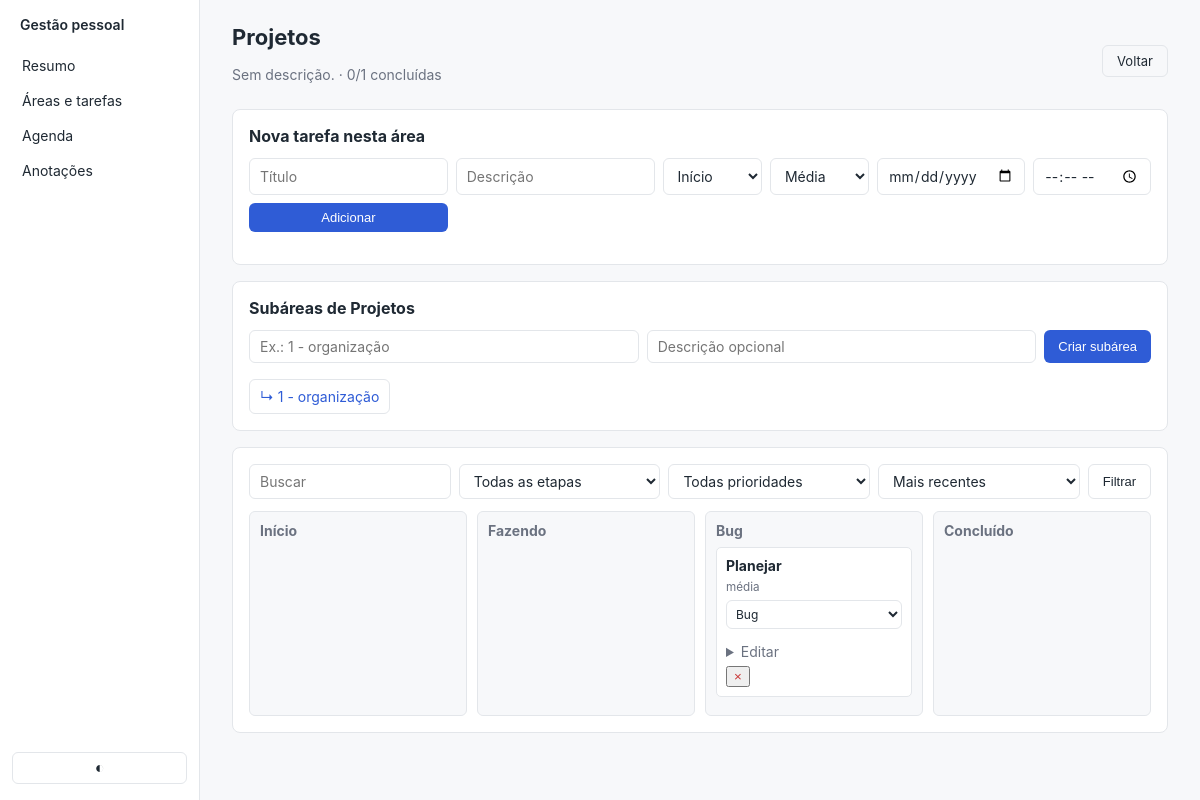
Screenshot of /areas/4 with the database file from the repository.
### tables this page shows
CREATE TABLE areas (
  id INTEGER PRIMARY KEY AUTOINCREMENT,
  name TEXT NOT NULL,
  description TEXT,
  created_at TEXT NOT NULL DEFAULT (datetime('now'))
, parent_id INTEGER);

CREATE TABLE tasks (
  id INTEGER PRIMARY KEY AUTOINCREMENT,
  area_id INTEGER NOT NULL,
  title TEXT NOT NULL,
  description TEXT,
  status TEXT NOT NULL DEFAULT 'pending' CHECK(status IN ('pending','done')),
  priority TEXT NOT NULL DEFAULT 'medium' CHECK(priority IN ('low','medium','high')),
  due_date TEXT,
  due_time TEXT,
  created_at TEXT NOT NULL DEFAULT (datetime('now')), stage TEXT NOT NULL DEFAULT 'inicio',
  FOREIGN KEY(area_id) REFERENCES areas(id) ON DELETE CASCADE
);

### app.py (the view)
@app.route("/areas/<int:area_id>")
def area_detail(area_id):
    db = get_db()
    area = db.execute("SELECT * FROM areas WHERE id=?", (area_id,)).fetchone()
    if not area: abort(404)
    status = request.args.get("status", "all")
    priority = request.args.get("priority", "all")
    stage = request.args.get("stage", "all")
    sort = request.args.get("sort", "created")
    q = request.args.get("q", "").strip()
    where = ["area_id = ?"]; params = [area_id]
    if status in ("pending", "done"):
        where.append("status = ?"); params.append(status)
    if stage in ("inicio", "fazendo", "bug", "concluido"):
        where.append("stage = ?"); params.append(stage)
    if priority in ("low","medium","high"):
        where.append("priority = ?"); params.append(priority)
    if q:
        where.append("(title LIKE ? OR IFNULL(description,'') LIKE ?)")
        params += [f"%{q}%", f"%{q}%"]
    order = {
        "created": "created_at DESC",
        "due":     "due_date IS NULL, due_date ASC, due_time IS NULL, due_time ASC",
        "priority":"CASE priority WHEN 'high' THEN 0 WHEN 'medium' THEN 1 ELSE 2 END ASC",
    }.get(sort, "created_at DESC")
    tasks = db.execute(f"SELECT * FROM tasks WHERE {' AND '.join(where)} ORDER BY {order}", params).fetchall()
    total = db.execute("SELECT COUNT(*) c FROM tasks WHERE area_id=?", (area_id,)).fetchone()["c"]
    done = db.execute("SELECT COUNT(*) c FROM tasks WHERE area_id=? AND (stage='concluido' OR status='done')", (area_id,)).fetchone()["c"]
    children = db.execute("SELECT * FROM areas WHERE parent_id=? ORDER BY created_at", (area_id,)).fetchall()
    parent = db.execute("SELECT id, name FROM areas WHERE id=?", (area["parent_id"],)).fetchone() if area["parent_id"] else None
    return render_template("area_detalhe.html", area=area, tasks=tasks,
        today=today_str(), total=total, done=done,
        filters={"status": status, "stage": stage, "priority": priority, "sort": sort, "q": q},
        children=children, parent=parent)

### app.py (called while the page is built)
def today_str():
    return date.today().isoformat()

### db.py (called while the page is built)
def get_db():
    if "db" not in g:
        if USE_POSTGRES:
            g.db = Database(psycopg.connect(DATABASE_URL, row_factory=dict_row))
        else:
            connection = sqlite3.connect(DB_PATH)
            connection.row_factory = sqlite3.Row
            connection.execute("PRAGMA foreign_keys = ON")
            g.db = Database(connection)
    return g.db

    def execute(self, query, params=()):
        if USE_POSTGRES:
            query = query.replace("?", "%s")
        return self.connection.execute(query, params)

    def close(self):
        self.connection.close()

### templates/area_detalhe.html (shortened to what this page needs)
{% extends 'base.html' %}
{% block content %}
<div class="row-between"><div><h1>{{ area.name }}</h1><p class="muted">{{ area.description or 'Sem descrição.' }} · {{ done }}/{{ total }} concluídas</p></div><a class="btn ghost" href="{{ url_for('todo_index') }}">Voltar</a></div>
<div class="card"><h2>Nova tarefa nesta área</h2><form class="grid-form" method="post" action="{{ url_for('task_create', area_id=area.id) }}"><input name="title" placeholder="Título" required><input name="description" placeholder="Descrição"><select name="stage"><option value="inicio">Início</option><option value="fazendo">Fazendo</option><option value="bug">Bug</option><option value="concluido">Concluído</option></select><select name="priority"><option value="low">Baixa</option><option value="medium" selected>Média</option><option value="high">Alta</option></select><input type="date" name="due_date"><input type="time" name="due_time"><button class="btn">Adicionar</button></form></div>
<div class="card"><h2>Subáreas de {{ area.name }}</h2><form class="inline-form" method="post" action="{{ url_for('area_create') }}"><input type="hidden" name="parent_id" value="{{ area.id }}"><input name="name" placeholder="Ex.: 1 - organização" required><input name="description" placeholder="Descrição opcional"><button class="btn">Criar subárea</button></form>{% if children %}<div class="subarea-list">{% for child in children %}<a href="{{ url_for('area_detail', area_id=child.id) }}">↳ {{ child.name }}</a>{% endfor %}</div>{% else %}<p class="muted">Nenhuma subárea criada.</p>{% endif %}</div>
<div class="card"><form class="filters" method="get"><input name="q" value="{{ filters.q }}" placeholder="Buscar"><select name="stage"><option value="all">Todas as etapas</option></select><select name="priority"><option value="all">Todas prioridades</option></select><select name="sort"><option value="created">Mais recentes</option></select><button class="btn ghost">Filtrar</button></form>
{% if tasks %}<div class="task-board">{% for board_stage, board_label in [('inicio','Início'),('fazendo','Fazendo'),('bug','Bug'),('concluido','Concluído')] %}<section class="board-column"><h3>{{ board_label }}</h3>{% for task in tasks if (task.stage or ('concluido' if task.status == 'done' else 'inicio')) == board_stage %}<article class="board-task"><strong>{{ task.title }}</strong><small class="muted">{{ {'low':'baixa','medium':'média','high':'alta'}[task.priority] }}</small><form method="post" action="{{ url_for('task_stage', task_id=task.id) }}"><select name="stage" onchange="this.form.submit()"><option value="bug" {% if board_stage == 'bug' %}selected{% endif %}>Bug</option></select></form><details><summary>Editar</summary></details><form method="post" action="{{ url_for('task_delete', task_id=task.id) }}" onsubmit="return confirm('Excluir esta tarefa?')"><button class="task-actions danger" title="Excluir">×</button></form></article>{% endfor %}</section>{% endfor %}</div>{% else %}<p class="muted">Nenhuma tarefa encontrada.</p>{% endif %}</div>
{% endblock %}

### static/style.css (style rules this page uses)
:root { --bg: #f7f8fa; --card:#ffffff; --border:#e3e6ea; --text:#1f2933; --muted:#6b7280; --primary:#2f5cd6; --danger:#c93434; --ok:#2e7d4f; --warn:#b26a00; }
* { box-sizing: border-box; }
body { margin: 0; background: var(--bg); color: var(--text); font-family: -apple-system, "Segoe UI", Roboto, sans-serif; font-size: 14px; display: flex; min-height: 100vh; }
a { color: var(--primary); text-decoration: none; }
h1 { font-size: 22px; margin: 0 0 16px; }
h2 { font-size: 16px; margin: 0 0 12px; }
h3 { font-size: 14px; margin: 16px 0 8px; color: var(--muted); }
.muted { color: var(--muted); }
.danger { color: var(--danger); }
.card { background: var(--card); border: 1px solid var(--border); border-radius: 8px; padding: 16px; margin-bottom: 16px; }
.btn { display: inline-block; background: var(--primary); color: white; border: none; padding: 7px 14px; border-radius: 6px; cursor: pointer; font-size: 13px; text-decoration: none; }
.btn.ghost { background: transparent; color: var(--text); border: 1px solid var(--border); }
input, textarea, select { width: 100%; padding: 7px 10px; border: 1px solid var(--border); border-radius: 6px; font: inherit; background: var(--card); color: var(--text); }
.inline-form { display: flex; gap: 8px; margin-bottom: 16px; flex-wrap: wrap; }
.inline-form input { flex: 1; min-width: 160px; }
.inline-form button { flex-shrink: 0; }
.grid-form { display: grid; grid-template-columns: 2fr 2fr 1fr 1fr 1fr auto; gap: 8px; margin-bottom: 16px; }
.filters { display: flex; gap: 8px; margin-bottom: 12px; flex-wrap: wrap; }
.filters input, .filters select { flex: 1; min-width: 120px; }
.row-between { display: flex; justify-content: space-between; align-items: center; margin-bottom: 12px; flex-wrap: wrap; gap: 8px; }
.task-actions { display: flex; gap: 4px; }
.subarea-list { display: flex; gap: 8px; flex-wrap: wrap; }
.subarea-list a { border: 1px solid var(--border); padding: 8px 10px; border-radius: 6px; }
.task-board { display: grid; grid-template-columns: repeat(4, minmax(0, 1fr)); gap: 10px; overflow-x: auto; }
.board-column { background: var(--bg); border: 1px solid var(--border); border-radius: 6px; padding: 10px; min-height: 180px; }
.board-column h3 { margin-top: 0; }
.board-task { background: var(--card); border: 1px solid var(--border); border-radius: 5px; padding: 9px; margin-bottom: 8px; display: grid; gap: 6px; }
.board-task strong { overflow-wrap: anywhere; }
.board-task select { padding: 5px; font-size: 12px; }
details { margin-top: 8px; }
summary { cursor: pointer; color: var(--muted); }

### rows the page displays
areas: name "Projetos", description "Sem descrição."
areas: name "1 - organização"
tasks: title "Planejar", priority "média"

### other values shown
{{ done }} "0"
{{ total }} "1"
{{ board_label }} "Início" "Fazendo" "Bug" "Concluído"
